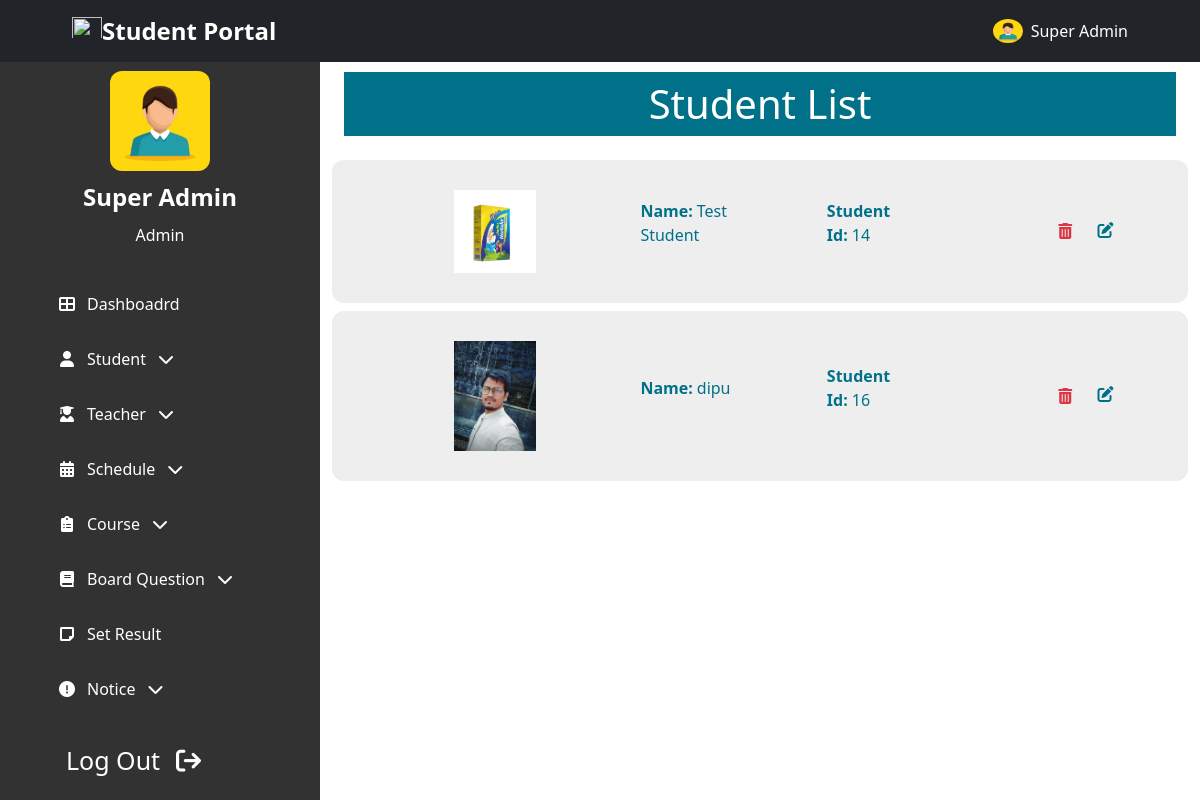
Screenshot of /admin/student_list.php (signed in) with the database file from the repository.
### tables this page shows
CREATE TABLE `Students` (
  `id` int NOT NULL,
  `name` varchar(100) NOT NULL,
  `image` varchar(100) DEFAULT NULL,
  `father` varchar(100) NOT NULL,
  `mother` varchar(100) NOT NULL,
  `nid` bigint DEFAULT NULL,
  `birthreg` bigint DEFAULT NULL,
  `std_id` int NOT NULL,
  `gender` varchar(10) NOT NULL,
  `blood` varchar(5) DEFAULT NULL,
  `religion` varchar(20) DEFAULT NULL,
  `present_addr` text NOT NULL,
  `parma_addr` text NOT NULL,
  `phone` varchar(15) NOT NULL,
  `email` varchar(100) NOT NULL,
  `interests` text,
  `updated_at` timestamp NOT NULL DEFAULT CURRENT_TIMESTAMP ON UPDATE CURRENT_TIMESTAMP,
  `created_at` timestamp NOT NULL DEFAULT CURRENT_TIMESTAMP
);

### admin/backend/student_list.php (called while the page is built, shortened)
<?php
    $sql    =   "SELECT * FROM `Students` WHERE 1";
    $query  =   mysqli_query($conn, $sql);
    $stdns  =   mysqli_fetch_all($query, MYSQLI_ASSOC);
?>

### admin/student_list.php (the view, shortened to what this page needs)
<!DOCTYPE html>
<html lang="en">
<?php
    include "admin_head.php";
    include "backend/student_list.php";
?>
<body class="">
<?php include "../header_nav.php";?>
    <section class="header-container">
        <?php include "admin_sidebar.php";?>
    </section>
    <section id="home-container"  class="home-container active-2"">
        <div class="px-4 py-5 mt-4">
            <h1 class="common-background-2 p-2 text-center">Student List</h1>
            <div class="my-4">
                <?php
                    if(!empty($stdns))
                    {
                        foreach($stdns as $s)
                        {
                ?>
                <div class="common-card row my-2 justify-content-between align-items-center">
                    <div class="col col-10 row justify-content-evenly align-items-center">
                        <div class="col col-8 col-lg-2">
                            <img class="w-100" src="../images/student/<?php echo $s['image']; ?>" alt="">
                        </div>
                        <div class="col col-8 col-lg-2">
                            <p><span class="fw-bold pe-1">Name:</span><?php echo $s['name']; ?></p>
                        </div>
                        <div class="col col-8 col-lg-2">
                            <p><span class="fw-bold pe-1">Student Id:</span><?php echo $s['std_id']; ?></p>
                        </div>
                    </div>
                    <div class="col col-2 delete-edit-container">
                        <form method="post" style="display: contents;width: fit-content;">
                            <button type="submit" name="delete" id="delete" class="btn text-danger" value="<?php echo $s['std_id']; ?>">
                                <i class="fas fa-trash-alt px-0 px-lg-2"></i>
                            </button>
                        </form>
                        <a class="no-text-decoration" href="../admin/edit_student.php?id=<?php echo $s['std_id']; ?>">
                            <i class="fas fa-edit"></i>
                        </a>
                    </div>
                </div>
                <?php
                        }
                    }
                ?>
            </div>
        </div>
    </section>
</body>
</html>

### style.css (style rules this page uses)
body { font-family: "Roboto", sans-serif; }
.no-text-decoration { text-decoration: none !important; color: inherit; }
.common-background-2 { background-color: #007189; color: white; }
.header-container { position: relative; min-height: 100%; width: 100%; overflow-x: hidden; overflow-y: scroll; }
.home-container { position: absolute; height: 100%; width: calc(100% - 80px); left: 80px; top: 0%; transition: all 0.4s ease-in; }
.home-container.active-2 { width: calc(100% - 320px); left: 320px; }
.common-card { background-color: #eee; color: #007189; border-radius: 12px; padding: 30px 30px; transition: all 0.3s ease; }
.delete-edit-container { cursor: pointer; }

### rows the page displays
students: image (picture), name "Test Student", std "14"
students: image (picture), name "dipu", std "16"

### other values shown
$_SESSION['name'] "Super Admin"
